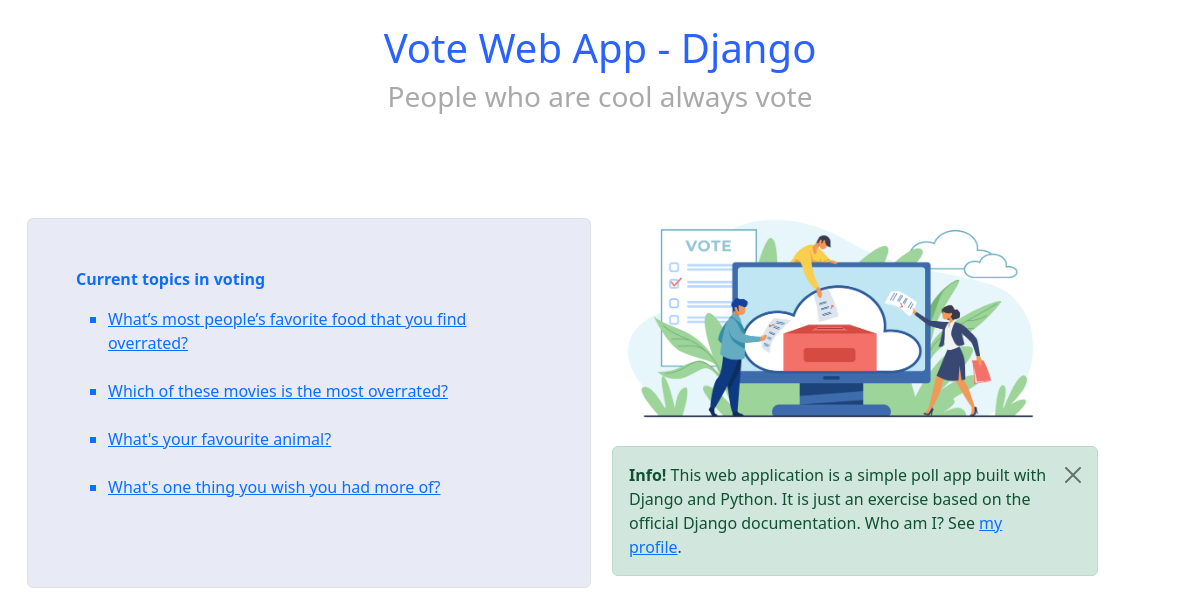
Screenshot of /polls/ with the database file from the repository.
### polls/models.py (models this page shows, shortened)
class Question(models.Model):
    question_text = models.CharField(max_length=200)
    pub_date = models.DateTimeField('date published')

### polls/views.py (the view)
# urls.py: path('', views.IndexView.as_view(), name='index'),
class IndexView(generic.ListView):
    template_name = 'polls/index.html'
    context_object_name = 'latest_question_list'
    def get_queryset(self):
        return Question.objects.filter(
            pub_date__lte=timezone.now()
        ).order_by('-pub_date')[:5]

### polls/templates/polls/index.html (shortened to what this page needs)
{% load static %}
<!DOCTYPE html>
<html lang="en">
<head>
    <link rel="stylesheet" href="{% static 'polls/style.css' %}">
    <link href="https://cdn.jsdelivr.net/npm/bootstrap@5.2.1/dist/css/bootstrap.min.css" rel="stylesheet">
</head>
<body>
<div class="container-fluid p-4 text-center">
    <p class="h1">Vote Web App - Django</p>
    <p class="h3">People who are cool always vote</p>
</div>
<div class="row">
  <div class="col-sm-6 p-4" >
    <div id='options' class="container p-5 my-5 text-primary border border-1 rounded">
        <p><b>Current topics in voting</b></p>
       {% if latest_question_list %}
        <ul style="list-style-type:square;">
         {% for question in latest_question_list %}
           <a href="{% url 'polls:detail' question.id %}">
             <li>{{ question.question_text }}</li>
           </a>
           <br>
         {% endfor %}
       {% else %}
            <li>No polls are available.</li>
            <ul
            <br>
       {% endif %}
    </div>
  </div>
  <div class="col-sm-5">
      <img id="mainimg" src="{% static 'polls/images/mainimg.jpg' %}" />
        <div class="alert alert-success alert-dismissible">
          <button type="button" class="btn-close" data-bs-dismiss="alert"></button>
          <strong>Info!</strong> This web application is a simple poll app built with Django and Python. It is just an exercise based on the official Django documentation. Who am I? See <a href="https://www.pauloandrade.dev.br">my profile</a>.
        </div>
  </div>
</div>
</body>
</html>

### polls/static/polls/style.css (style rules this page uses)
body { background-color: #C43EAF; }
.h1 { color: #2962ff; }
.h3 { color: darkgray; }
li { list-style-type:square; }
#options { background-color: #e8eaf6; margin-left: 15px; height: 1024px%; }
#mainimg { margin-top: 50px; width: 90%; height: auto; }

### rows the page displays
Question: question_text "What’s most people’s favorite food that you find overrated?"
Question: question_text "Which of these movies is the most overrated?"
Question: question_text "What's your favourite animal?"
Question: question_text "What's one thing you wish you had more of?"
